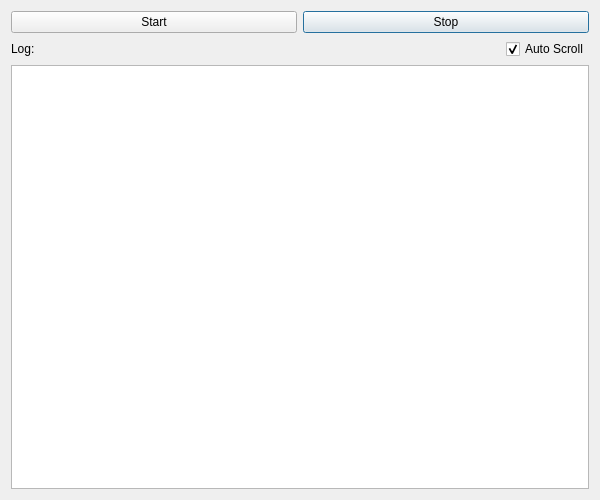
<?xml version="1.0" encoding="UTF-8"?>
<ui version="4.0">
 <class>Dialog</class>
 <widget class="QDialog" name="Dialog">
  <property name="geometry">
   <rect>
    <x>0</x>
    <y>0</y>
    <width>600</width>
    <height>500</height>
   </rect>
  </property>
  <property name="windowTitle">
   <string>Dialog</string>
  </property>
  <layout class="QGridLayout" name="gridLayout">
   <item row="0" column="1">
    <widget class="QPushButton" name="button_stop">
     <property name="text">
      <string>Stop</string>
     </property>
    </widget>
   </item>
   <item row="0" column="0">
    <widget class="QPushButton" name="button_start">
     <property name="text">
      <string>Start</string>
     </property>
    </widget>
   </item>
   <item row="3" column="0" colspan="2">
    <widget class="QListWidget" name="list_widget_log">
     <property name="selectionMode">
      <enum>QAbstractItemView::SelectionMode::ExtendedSelection</enum>
     </property>
    </widget>
   </item>
   <item row="1" column="0" colspan="2">
    <widget class="QFrame" name="frame">
     <property name="frameShape">
      <enum>QFrame::Shape::NoFrame</enum>
     </property>
     <property name="frameShadow">
      <enum>QFrame::Shadow::Raised</enum>
     </property>
     <layout class="QGridLayout" name="gridLayout_2">
      <property name="leftMargin">
       <number>0</number>
      </property>
      <property name="topMargin">
       <number>0</number>
      </property>
      <property name="rightMargin">
       <number>0</number>
      </property>
      <property name="bottomMargin">
       <number>0</number>
      </property>
      <item row="0" column="0">
       <widget class="QLabel" name="label">
        <property name="sizePolicy">
         <sizepolicy hsizetype="Preferred" vsizetype="Preferred">
          <horstretch>0</horstretch>
          <verstretch>0</verstretch>
         </sizepolicy>
        </property>
        <property name="text">
         <string>Log:</string>
        </property>
       </widget>
      </item>
      <item row="0" column="1">
       <widget class="QCheckBox" name="checkbox_auto_scroll">
        <property name="sizePolicy">
         <sizepolicy hsizetype="Maximum" vsizetype="Fixed">
          <horstretch>0</horstretch>
          <verstretch>0</verstretch>
         </sizepolicy>
        </property>
        <property name="text">
         <string>Auto Scroll</string>
        </property>
        <property name="checked">
         <bool>true</bool>
        </property>
       </widget>
      </item>
     </layout>
    </widget>
   </item>
  </layout>
 </widget>
 <resources/>
 <connections/>
</ui>
